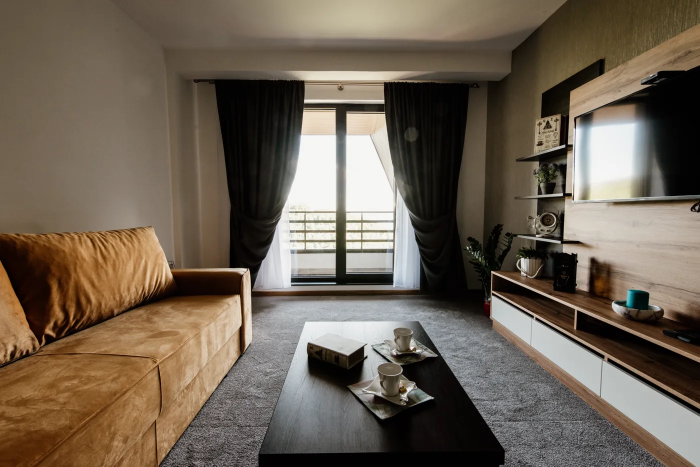
#> input picture assets/photo-1.webp, 1400 x 934 px, given in place of logo.png, which was not available (shown at 1/2 size)
$ python gerar-imagens.py ../assets/photo-1.webp
#> lines starting #> are read from the running program, lines starting #| are printed output that depends on the picture; pictures that were not available may be replaced by others from this repository, and a replacement may not be noted
#!/usr/bin/env python3
"""Gera os derivados de imagem do site (ferramenta de desenvolvimento, requer Pillow).

Uso:
    npm run build                      # grava dist/imagens-manifest.json
    python3 scripts/gerar-imagens.py   # cria o que falta em assets/
    npm run build                      # usa os arquivos gerados

O que é gerado:
- assets/fotos/{chave}-600.webp e -1200.webp: versões 16:9 das fotos locais (srcset).
- assets/og/{chave}.jpg: imagem de compartilhamento 1200 × 675 (Open Graph/Discover).
  Quando há foto local, ela ocupa o lado direito; sem foto local, o cartão é só tipográfico.
  Nunca usa o logo como imagem principal.
- assets/logo.webp, favicons e apple-touch-icon a partir de assets/logo.png.
- Recompressão de assets/photo-6.webp para no máximo 120 KB.

Arquivos existentes não são sobrescritos, exceto com --todos.
"""
import json
import os
import sys
from PIL import Image, ImageDraw, ImageFilter, ImageFont

RAIZ = os.path.dirname(os.path.dirname(os.path.abspath(__file__)))
A = lambda *p: os.path.join(RAIZ, "assets", *p)
TODOS = "--todos" in sys.argv
VERDE = (45, 80, 62)
CREME = (250, 250, 246)
SALVIA = (207, 224, 195)


# [84 lines left out: functions fonte, crop_16x9, cover, quebra, og, variantes, not called in this run]


def icones():
    logo = Image.open(A("logo.png")).convert("RGBA")
    if TODOS or not os.path.exists(A("logo.webp")):
        logo.resize((300, round(300 * logo.height / logo.width)), Image.LANCZOS).save(A("logo.webp"), "WEBP", quality=88, method=6)
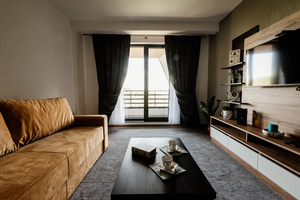
#> saved as logo.webp: PIL image 300x200 RGBA; mean R, G, B, A 110.1, 97.7, 83.2, 255
    # Emblema (casa e folhas) recortado do logo para os ícones.
    emblema = logo.crop((190, 0, 520, 215))
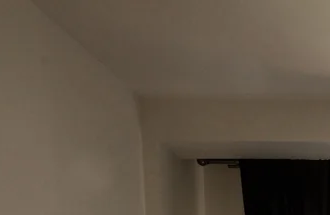
#> emblema: PIL image 330x215 RGBA; mean R, G, B, A 94.6, 82.7, 68.1, 255
    lado = max(emblema.size)
#> lado = 330
    quadrado = Image.new("RGBA", (lado, lado), (255, 255, 255, 255))
#> quadrado: PIL image 330x330 RGBA; every value is 255
    quadrado.paste(emblema, ((lado - emblema.width) // 2, (lado - emblema.height) // 2), emblema)
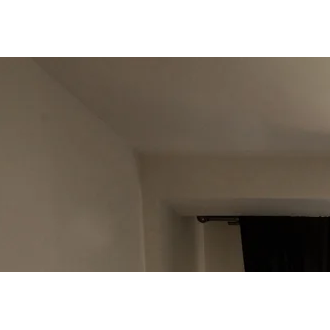
#> quadrado: PIL image 330x330 RGBA; mean R, G, B, A 150.5, 142.7, 133.3, 255
    for nome, tam in (("favicon-32.png", 32), ("icone-192.png", 192), ("icone-512.png", 512), ("apple-touch-icon.png", 180)):
        if TODOS or not os.path.exists(A(nome)):
            quadrado.resize((tam, tam), Image.LANCZOS).convert("RGB").save(A(nome), "PNG", optimize=True)
#> this loop made 4 passes
#> pass 1, in icones, `quadrado.resize((tam, tam), Image.LANCZOS).convert("RGB").save(A(nome)..`:
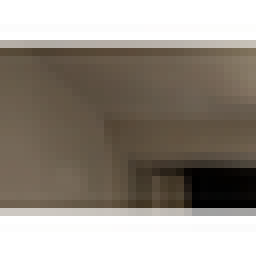
#> saved as favicon-32.png: PIL image 32x32 RGB (shown 8 times larger); mean R, G, B 149.9, 142.1, 132.5
#> pass 2, in icones, `quadrado.resize((tam, tam), Image.LANCZOS).convert("RGB").save(A(nome)..`:
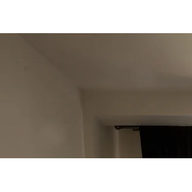
#> saved as icone-192.png: PIL image 192x192 RGB; mean R, G, B 150.4, 142.7, 133.2
    ico = os.path.join(RAIZ, "favicon.ico")
    if TODOS or not os.path.exists(ico):
        quadrado.convert("RGB").save(ico, sizes=[(16, 16), (32, 32), (48, 48)])


def recomprime(nome, limite_kb=120):
#> called with nome = 'photo-6.webp', limite_kb = 120
    p = A(nome)
    if os.path.getsize(p) <= limite_kb * 1024:
        return
    original = Image.open(p).convert("RGB")
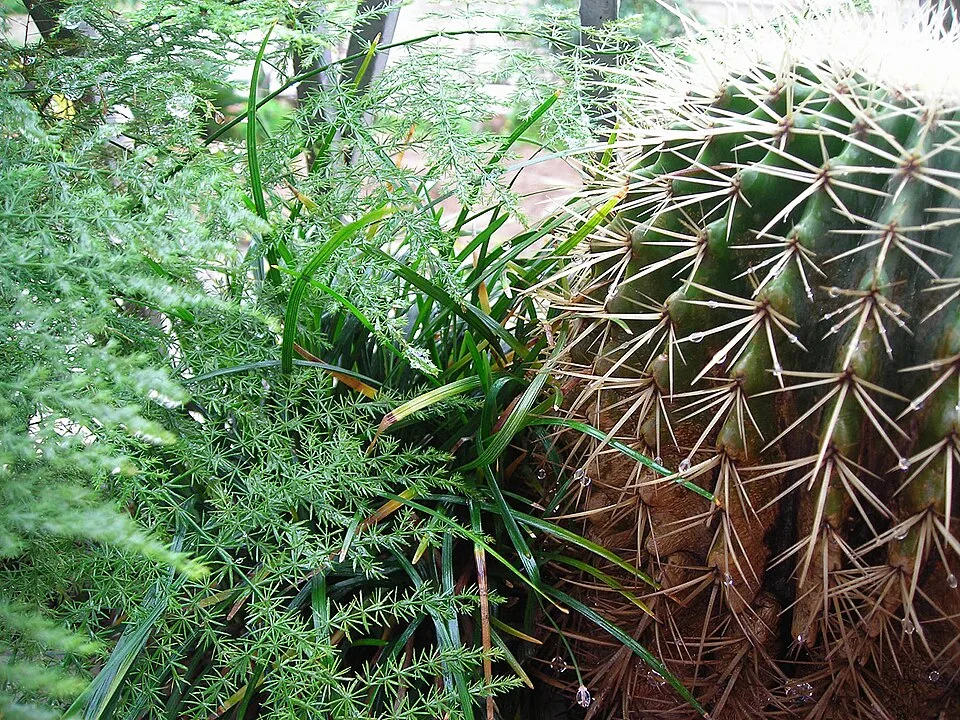
#> input picture assets/photo-6.webp, 960 x 720 px
#> original is the input picture: PIL image 960x720 RGB; mean R, G, B 106.3, 124.7, 97.7
    # Foto com muito ruído fino (gotas de chuva): suavização leve antes de reduzir a qualidade.
    for raio in (0, 0.5, 0.8, 1.0):
        im = original.filter(ImageFilter.GaussianBlur(raio)) if raio else original
        for q in (75, 68, 60):
            im.save(p, "WEBP", quality=q, method=6)
            if os.path.getsize(p) <= limite_kb * 1024:
                return


def main():
    icones()
    recomprime("photo-6.webp")
    manifesto = os.path.join(RAIZ, "dist", "imagens-manifest.json")
    if not os.path.exists(manifesto):
#> (the run stopped early here; a loop or call above may not have finished)
